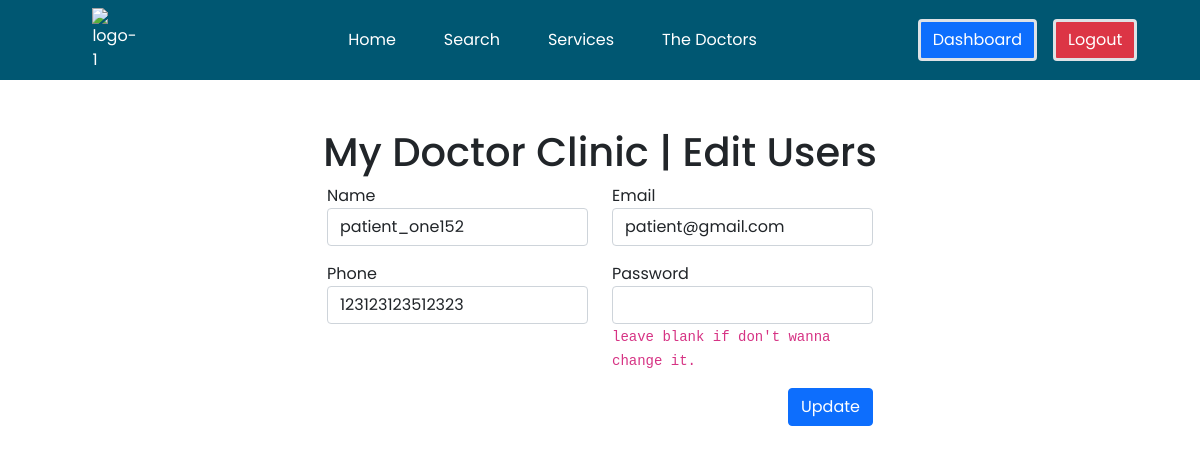
The app's page /edit_users.php?id=36 (signed in) with its own data.
### tables this page shows
CREATE TABLE `users` (
  `id` int(11) NOT NULL,
  `name` varchar(255) NOT NULL,
  `username` varchar(255) NOT NULL,
  `email` varchar(255) NOT NULL,
  `password` varchar(255) NOT NULL,
  `phone` varchar(255) DEFAULT NULL,
  `diseases` text DEFAULT NULL,
  `certificate` text DEFAULT NULL,
  `experience` text DEFAULT NULL,
  `role` enum('admin','doctor','patient') NOT NULL DEFAULT 'patient',
  `clinic_id` int(11) NOT NULL,
  `checkin_time` time DEFAULT NULL,
  `checkout_time` time DEFAULT NULL,
  `weekend_available` enum('yes','no') NOT NULL DEFAULT 'no',
  `dob` date DEFAULT NULL,
  `gender` enum('Male','Female') NOT NULL DEFAULT 'Male',
  `city` varchar(255) DEFAULT NULL,
  `profile_pic` text DEFAULT NULL
);

### edit_users.php (the view, shortened to what this page needs)
<?php
require_once './core/database.php';
$getID = 0;
if (isset($_GET['id'])) {
    $getID = $_GET['id'];
}
$usr_Q = $db->query("SELECT * FROM `users` WHERE `id`='$getID'");
?>
<!DOCTYPE html>
<html lang="en">
<head>
    <?php include './includes/css_links.php'; ?>
    <link rel="stylesheet" href="./css/style.min.css">
</head>
<body class="edit_users_page">
    <?php include_once './includes/header.php'; ?>
    <main>
        <section class="edit_users">
            <div class="container my-5">
                <?php
                if (mysqli_num_rows($usr_Q) > 0) :
                    $edit_data = mysqli_fetch_object($usr_Q);
                ?>
                    <div class="row">
                        <div class="col-12 text-center">
                            <h1><?= TITLE ?> | Edit Users</h1>
                        </div>
                        <div class="col-10 col-md-6 mx-auto">
                            <form action="" method="post">
                                <div class="row">
                                    <div class="col-12 col-md-6 mb-3">
                                        <div class="form-group">
                                            <label for="name">Name</label>
                                            <input type="text" name="name" value="<?= isset($_POST['name']) ? $_POST['name'] : $edit_data->name ?>" id="name" class="form-control" required>
                                        </div>
                                    </div>
                                    <div class="col-12 col-md-6 mb-3">
                                        <div class="form-group">
                                            <label for="email">Email</label>
                                            <input type="email" name="email" value="<?= isset($_POST['email']) ? $_POST['email'] : $edit_data->email ?>" id="email" class="form-control" required>
                                        </div>
                                    </div>
                                    <div class="col-12 col-md-6 mb-3">
                                        <div class="form-group">
                                            <label for="phone">Phone</label>
                                            <input type="tel" name="phone" value="<?= isset($_POST['phone']) ? $_POST['phone'] : $edit_data->phone ?>" id="phone" class="form-control" required>
                                        </div>
                                    </div>
                                    <div class="col-12 col-md-6 mb-3">
                                        <div class="form-group">
                                            <label for="password">Password</label>
                                            <input type="password" name="password" id="password" class="form-control">
                                            <code>leave blank if don't wanna change it.</code>
                                        </div>
                                    </div>
                                    <div class="col-12 col-md-12 mb-3 d-flex align-items-end">
                                        <div class="form-group d-flex justify-content-center justify-content-md-end w-100">
                                            <button type="submit" name="submit" id="submit" class="btn btn-primary">Update</button>
                                        </div>
                                    </div>
                                </div>
                            </form>
                        </div>
                    </div>
                <?php endif; ?>
            </div>
        </section>
    </main>
</body>
</html>

### records on screen
users: name "patient_one152", email "patient@gmail.com", phone "123123123512323"

### other values on screen
TITLE "My Doctor Clinic"
